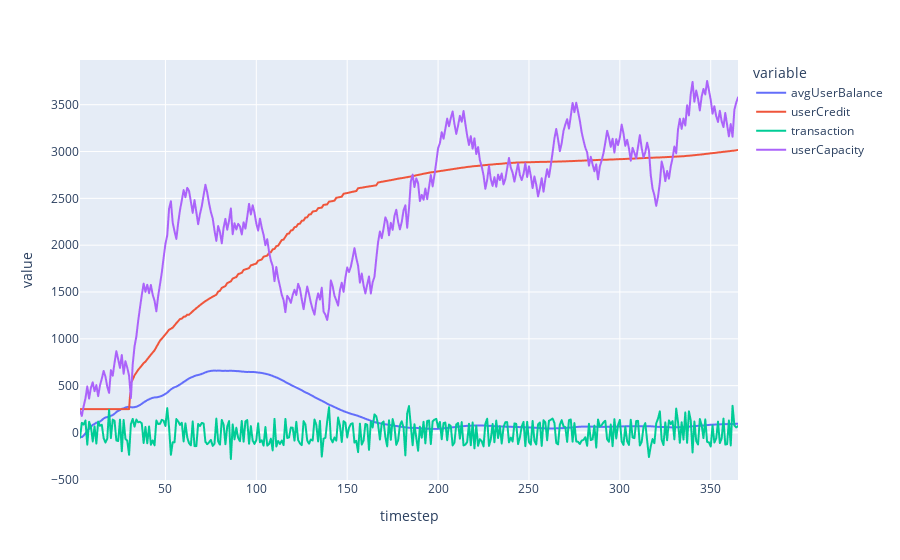

Notebook code for this chart:
### Code cell
pd.options.plotting.backend = "plotly"

# plot something else by querying the dataframe
fig_df = df.query('run == 1')
# fig_df = df

fig_df.plot(
    kind='line',
    x='timestep',
    y=['avgUserBalance', 'userCredit', 'transaction', 'userCapacity']
)

### Figure 1 — Plotly figure (JSON) as saved in the notebook; plotly's stock layout.template omitted (floating-point values rounded to 4 significant figures; data arrays with more than 128 entries replaced by an {"elided": "..."} marker saying what was removed)
{"data": [{"hovertemplate": "variable=avgUserBalance<br>timestep=%{x}<br>value=%{y}<extra></extra>", "legendgroup": "avgUserBalance", "line": {"color": "#636efa", "dash": "solid"}, "mode": "lines", "name": "avgUserBalance", "showlegend": true, "type": "scattergl", "x": {"elided": "363 int values"}, "xaxis": "x", "y": {"elided": "363 float values"}, "yaxis": "y"}, {"hovertemplate": "variable=userCredit<br>timestep=%{x}<br>value=%{y}<extra></extra>", "legendgroup": "userCredit", "line": {"color": "#EF553B", "dash": "solid"}, "mode": "lines", "name": "userCredit", "showlegend": true, "type": "scattergl", "x": {"elided": "363 int values"}, "xaxis": "x", "y": {"elided": "363 int values"}, "yaxis": "y"}, {"hovertemplate": "variable=transaction<br>timestep=%{x}<br>value=%{y}<extra></extra>", "legendgroup": "transaction", "line": {"color": "#00cc96", "dash": "solid"}, "mode": "lines", "name": "transaction", "showlegend": true, "type": "scattergl", "x": {"elided": "363 int values"}, "xaxis": "x", "y": {"elided": "363 int values"}, "yaxis": "y"}, {"hovertemplate": "variable=userCapacity<br>timestep=%{x}<br>value=%{y}<extra></extra>", "legendgroup": "userCapacity", "line": {"color": "#ab63fa", "dash": "solid"}, "mode": "lines", "name": "userCapacity", "showlegend": true, "type": "scattergl", "x": {"elided": "363 int values"}, "xaxis": "x", "y": {"elided": "363 int values"}, "yaxis": "y"}], "layout": {"legend": {"title": {"text": "variable"}, "tracegroupgap": 0}, "margin": {"t": 60}, "xaxis": {"anchor": "y", "domain": [0, 1], "title": {"text": "timestep"}}, "yaxis": {"anchor": "x", "domain": [0, 1], "title": {"text": "value"}}}}
